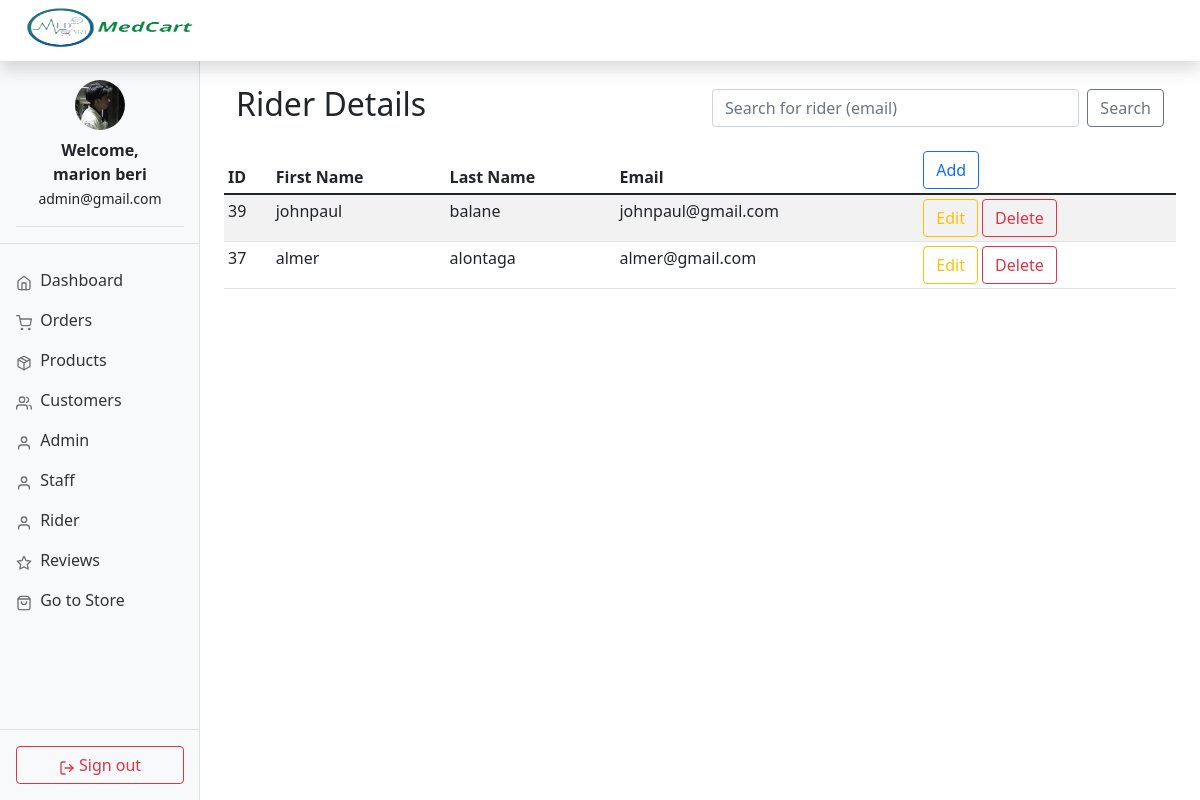
The app's page /admin/rider.php (signed in) with its own data.
### tables this page shows
CREATE TABLE `users` (
  `profile_pic` varchar(255) DEFAULT NULL,
  `id` int(11) NOT NULL,
  `fname` varchar(50) NOT NULL,
  `lname` varchar(50) NOT NULL,
  `email` varchar(100) NOT NULL,
  `password` varchar(255) NOT NULL,
  `role_id` int(11) NOT NULL
);

### admin/includes/functions.php (called while the page is built, shortened)
<?php
include '../includes/db.inc.php';
$connection = mysqli_connect("localhost", "root", "", "medcart");
    function query($query)
    {
        global $connection;
        $run = mysqli_query($connection, $query);
        if ($run) {
            $data = [];
            while ($row = $run->fetch_assoc()) {
                $data[] = $row;
            }
            return $data;
        } else {
            return false;
        }
    }
function get_admin($id)
{
    $query = "SELECT admin_id ,admin_fname ,admin_lname ,admin_email  FROM admin WHERE admin_id=$id";
    $data = query($query);
    return $data;
}
function all_riders() {
    global $conn;
    $stmt = $conn->prepare("SELECT * FROM users WHERE role_id = 3 ORDER BY id DESC");
    $stmt->execute();
    $result = $stmt->get_result();
    return $result->fetch_all(MYSQLI_ASSOC);
}

### admin/rider.php (the view, shortened to what this page needs)
<?php
include "includes/head.php";
include_once 'includes/functions.php';
?>
<body>
<?php include "includes/header.php"; ?>
<?php include "includes/sidebar.php"; ?>
<main class="col-md-9 ms-sm-auto col-lg-10 px-md-4 mt-4">
        <div class="container">
            <div class="row align-items-center mb-3">
                <div class="col-12 col-md-6">
                    <h2>Rider Details</h2>
                </div>
                <div class="col-12 col-md-6 text-md-end">
                <form class="d-flex" method="GET" action="rider.php">
                    <input class="form-control me-2 col" type="search" name="search_rider_email" placeholder="Search for rider (email)" aria-label="Search">
                    <button class="btn btn-outline-secondary" type="submit" name="search_rider" value="search">Search</button>
                </form>
                </div>
            </div>
        </div>
    <div class="table-responsive">
        <table class="table table-striped table-sm">
            <thead>
                <tr>
                    <th>ID</th>
                    <th>First Name</th>
                    <th>Last Name</th>
                    <th>Email</th>
                    <th>
                        <a class="btn btn-outline-primary" href="rider.php?add=1">Add</a>
                    </th>
                </tr>
            </thead>
            <tbody>
                <?php
                $data = all_riders();
                foreach ($data as $rider) {
                ?>
                    <tr>
                    <td><?php echo $rider['id']; ?></td>
                    <td><?php echo $rider['fname']; ?></td>
                    <td><?php echo $rider['lname']; ?></td>
                    <td><?php echo $rider['email']; ?></td>
                        <td>
                            <a class="btn btn-outline-warning" href="rider.php?edit=<?php echo $rider['id']; ?>">Edit</a>
                            <a class="btn btn-outline-danger" href="rider.php?delete=<?php echo $rider['id']; ?>" onclick="return confirm('Are you sure you want to delete this rider?');">Delete</a>
                        </td>
                    </tr>
                <?php } ?>
            </tbody>
        </table>
    </div>
</main>
</body>

### admin/includes/sidebar.php (shortened to what this page needs)
<?php
require_once '../includes/db.inc.php';
$email = $_SESSION['admin_email'];
function get_admin_profile_pic($conn, $email) {
    $stmt = $conn->prepare("SELECT profile_pic FROM admin WHERE admin_email = ? LIMIT 1");
    $stmt->bind_param("s", $email);
    $stmt->execute();
    $stmt->bind_result($pic);
    return $pic;
}
$pic = 'default-user.png';
$dbPic = get_admin_profile_pic($conn, $email);
$imagePath = __DIR__ . '/../../images/' . $dbPic;
if (!empty($dbPic) && file_exists($imagePath)) {
    $pic = $dbPic;
}
?>
<nav id="sidebarMenu" class="col-md-3 col-lg-2 d-md-block bg-light sidebar collapse mt-3">
    <div class="position-sticky d-flex flex-column h-100 pt-3 justify-content-between">
        <div>
            <div class="px-3 pb-3 border-bottom text-center">
                <img src="../images/<?= htmlspecialchars($pic) ?>?v=<?= time() ?>" alt="Profile Picture" width="50" height="50"
                     class="rounded-circle mb-2" style="object-fit: cover; cursor: pointer;"
                     data-bs-toggle="modal" data-bs-target="#choosePicModal">
                <br>
                <?php
        if (isset($_SESSION['admin_id'])) {
            $adminInfo = get_admin($_SESSION['admin_id']);
            if (!empty($adminInfo)) {
                $admin = $adminInfo[0];
                echo '<div class="px-3 pb-3 border-bottom">';
                echo '<strong>Welcome, ' . htmlspecialchars($admin['admin_fname']) . ' ' . htmlspecialchars($admin['admin_lname']) . '</strong><br>';
                echo '<small>' . htmlspecialchars($admin['admin_email']) . '</small>';
                echo '</div>';
            }
        }
        ?>
            </div>
            <ul class="nav flex-column mt-3">
                <li class="nav-item"><a class="nav-link" href="index.php"><span data-feather="home"></span> Dashboard</a></li>
                <li class="nav-item"><a class="nav-link" href="orders.php"><span data-feather="shopping-cart"></span> Orders</a></li>
                <li class="nav-item"><a class="nav-link" href="products.php"><span data-feather="package"></span> Products</a></li>
                <li class="nav-item"><a class="nav-link" href="customers.php"><span data-feather="users"></span> Customers</a></li>
                <li class="nav-item"><a class="nav-link" href="admin.php"><span data-feather="user"></span> Admin</a></li>
                <li class="nav-item"><a class="nav-link" href="staff.php"><span data-feather="user"></span> Staff</a></li>
                <li class="nav-item"><a class="nav-link" href="rider.php"><span data-feather="user"></span> Rider</a></li>
                <li class="nav-item"><a class="nav-link" href="reviews.php"><span data-feather="star"></span> Reviews</a></li>
                <li class="nav-item"><a class="nav-link" href="../index.php"><span data-feather="shopping-bag"></span> Go to Store</a></li>
            </ul>
        </div>
        <div class="p-3 border-top">
            <a href="logout.php" class="btn btn-outline-danger w-100">
                <span data-feather="log-out"></span> Sign out
            </a>
        </div>
    </div>
</nav>

### admin/dashboard.css (style rules this page uses)
body { font-size: 0.875rem; }
.feather { width: 16px; height: 16px; vertical-align: text-bottom; }
.sidebar { position: fixed; top: 0; bottom: 0; left: 0; z-index: 100; padding: 48px 0 0; box-shadow: inset -1px 0 0 rgba(0, 0, 0, 0.1); }
.sidebar .nav-link { font-weight: 500; color: #333; }
.sidebar .nav-link .feather { margin-right: 4px; color: #727272; }

### records on screen
users: id "39", fname "johnpaul", lname "balane", email "johnpaul@gmail.com"
users: id "37", fname "almer", lname "alontaga", email "almer@gmail.com"

### other values on screen
$admin['admin_fname'] "marion"
$admin['admin_lname'] "beri"
$admin['admin_email'] "admin@gmail.com"
